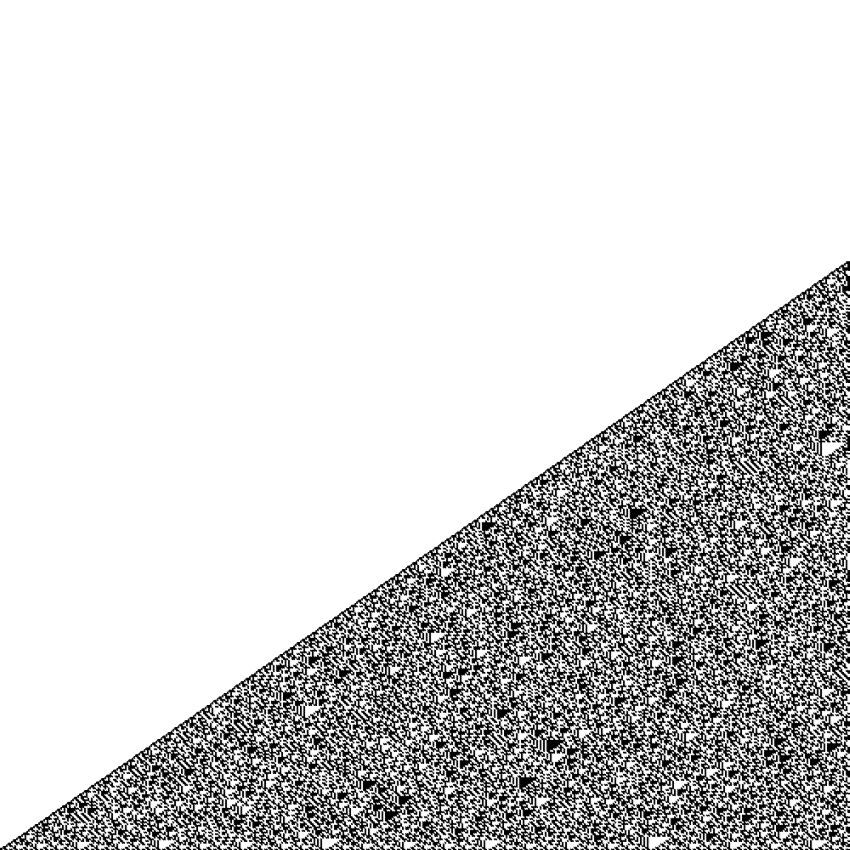
Frame 1 (no input)
Frame 60 (no input): identical to frame 1, image omitted
Frame 120 (the mouse pressed at the canvas centre since frame 60): identical to frame 1, image omitted

The p5.js sketch that drew this single still picture (run headless with seeded random() and noise() and a simulated clock; from frame 60 on, the mouse is pressed at the canvas centre):

// p5.js sketch
// ── sketch.js
function binaryRep(num,bin)
{
  bin.push(num%BigInt(2));
  num=(num-num%BigInt(2))/BigInt(2);
  if(num!=BigInt(0))
  {
  	return binaryRep(num,bin);
  }
  else
  {
  	return bin;
  }
}
function fib(n){
	let y=[];
	y.push(BigInt(1));
	y.push(BigInt(1));
	let size;
	let next;
	for(let a=0; a<n-2; a++)
	{
		size=y.length;
		next=y[size-2]+y[size-1];
		y.push(next);
	}
	return y;
}
function setup() {
	createCanvas(850,850);
	fill(100);
	noStroke();
	var length=500;
	let white=255;;
	let black=0;
	var seq=fib(500);
	//[1, 1, 2, 3, 5, 8, 13, 21, 34, 55, 89, 144, 233, 377, 610, 987, 1597, 2584, 4181, 6765, 10946, 17711, 28657, 46368, 75025, 121393, 196418, 317811, 514229, 832040, 1346269, 2178309, 3524578, 5702887, 9227465, 14930352, 24157817, 39088169, 63245986, 102334155];
	for(let a=0; a<length && a<seq.length; a++)
	{
		let bin=[];
		bin=binaryRep(seq[a],bin);
		for(b=0; b<bin.length; b++)
		{
			if(bin[b]==0)
			{
				fill(white);
				stroke(255,255,255);
			}
			else if(bin[b]==1)
			{
				fill(black);
				stroke(0,0,0);
			}
			rect(a/length*width,height-(b+1)/length*height,width/length,height/length);
		}
	}
	
}

function draw() {

}
